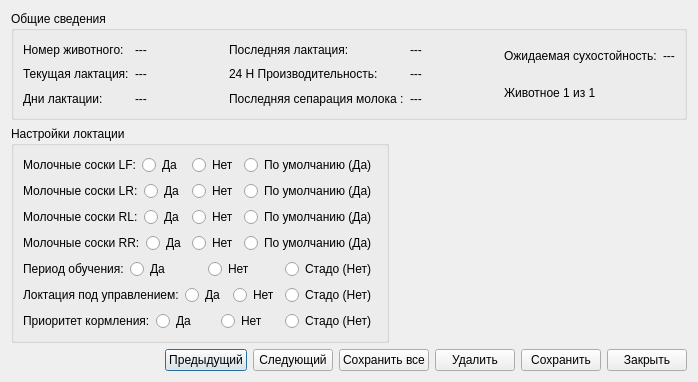
<?xml version="1.0" encoding="UTF-8"?>
<ui version="4.0">
 <class>Dialog_form_dataentry_dataentry___milk_settings_add</class>
 <widget class="QDialog" name="Dialog_form_dataentry_dataentry___milk_settings_add">
  <property name="geometry">
   <rect>
    <x>0</x>
    <y>0</y>
    <width>698</width>
    <height>382</height>
   </rect>
  </property>
  <property name="windowTitle">
   <string>Dialog</string>
  </property>
  <layout class="QVBoxLayout" name="verticalLayout_2">
   <item>
    <widget class="QGroupBox" name="groupBox_3">
     <property name="title">
      <string>Общие сведения</string>
     </property>
     <layout class="QHBoxLayout" name="horizontalLayout_3">
      <item>
       <layout class="QVBoxLayout" name="verticalLayout_3">
        <item>
         <widget class="QLabel" name="label_2">
          <property name="text">
           <string>Номер животного:</string>
          </property>
         </widget>
        </item>
        <item>
         <widget class="QLabel" name="label_3">
          <property name="text">
           <string>Текущая лактация:</string>
          </property>
         </widget>
        </item>
        <item>
         <widget class="QLabel" name="label_4">
          <property name="text">
           <string>Дни лактации:</string>
          </property>
         </widget>
        </item>
       </layout>
      </item>
      <item>
       <layout class="QVBoxLayout" name="verticalLayout_4">
        <item>
         <widget class="QLabel" name="label_number">
          <property name="text">
           <string>---</string>
          </property>
         </widget>
        </item>
        <item>
         <widget class="QLabel" name="label_current_lactation">
          <property name="text">
           <string>---</string>
          </property>
         </widget>
        </item>
        <item>
         <widget class="QLabel" name="label_days_suhostoinost">
          <property name="text">
           <string>---</string>
          </property>
         </widget>
        </item>
       </layout>
      </item>
      <item>
       <layout class="QVBoxLayout" name="verticalLayout_5">
        <item>
         <widget class="QLabel" name="label_5">
          <property name="text">
           <string>Последняя лактация:</string>
          </property>
         </widget>
        </item>
        <item>
         <widget class="QLabel" name="label_6">
          <property name="text">
           <string>24 H Производительность:</string>
          </property>
         </widget>
        </item>
        <item>
         <widget class="QLabel" name="label_7">
          <property name="text">
           <string>Последняя сепарация молока :</string>
          </property>
         </widget>
        </item>
       </layout>
      </item>
      <item>
       <layout class="QVBoxLayout" name="verticalLayout_6">
        <item>
         <widget class="QLabel" name="label_last_lactation">
          <property name="text">
           <string>---</string>
          </property>
         </widget>
        </item>
        <item>
         <widget class="QLabel" name="label_24_H_product">
          <property name="text">
           <string>---</string>
          </property>
         </widget>
        </item>
        <item>
         <widget class="QLabel" name="label_expected_calving">
          <property name="text">
           <string>---</string>
          </property>
         </widget>
        </item>
       </layout>
      </item>
      <item>
       <layout class="QVBoxLayout" name="verticalLayout_7">
        <item>
         <layout class="QHBoxLayout" name="horizontalLayout_2">
          <item>
           <widget class="QLabel" name="label_8">
            <property name="text">
             <string>Ожидаемая сухостойность:</string>
            </property>
           </widget>
          </item>
          <item>
           <widget class="QLabel" name="label_expected_calving_2">
            <property name="text">
             <string>---</string>
            </property>
           </widget>
          </item>
         </layout>
        </item>
        <item>
         <widget class="QLabel" name="label_9">
          <property name="text">
           <string>Животное 1 из 1</string>
          </property>
         </widget>
        </item>
       </layout>
      </item>
     </layout>
    </widget>
   </item>
   <item>
    <layout class="QHBoxLayout" name="horizontalLayout_11">
     <item>
      <widget class="QGroupBox" name="groupBox">
       <property name="title">
        <string>Настройки локтации</string>
       </property>
       <layout class="QVBoxLayout" name="verticalLayout">
        <item>
         <layout class="QHBoxLayout" name="horizontalLayout">
          <item>
           <widget class="QLabel" name="label">
            <property name="text">
             <string>Молочные соски LF:</string>
            </property>
           </widget>
          </item>
          <item>
           <widget class="QRadioButton" name="radioButton">
            <property name="text">
             <string>Да</string>
            </property>
           </widget>
          </item>
          <item>
           <widget class="QRadioButton" name="radioButton_2">
            <property name="text">
             <string>Нет</string>
            </property>
           </widget>
          </item>
          <item>
           <widget class="QRadioButton" name="radioButton_3">
            <property name="text">
             <string>По умолчанию (Да)</string>
            </property>
           </widget>
          </item>
         </layout>
        </item>
        <item>
         <layout class="QHBoxLayout" name="horizontalLayout_4">
          <item>
           <widget class="QLabel" name="label_10">
            <property name="text">
             <string>Молочные соски LR:</string>
            </property>
           </widget>
          </item>
          <item>
           <widget class="QRadioButton" name="radioButton_4">
            <property name="text">
             <string>Да</string>
            </property>
           </widget>
          </item>
          <item>
           <widget class="QRadioButton" name="radioButton_5">
            <property name="text">
             <string>Нет</string>
            </property>
           </widget>
          </item>
          <item>
           <widget class="QRadioButton" name="radioButton_6">
            <property name="text">
             <string>По умолчанию (Да)</string>
            </property>
           </widget>
          </item>
         </layout>
        </item>
        <item>
         <layout class="QHBoxLayout" name="horizontalLayout_6">
          <item>
           <widget class="QLabel" name="label_11">
            <property name="text">
             <string>Молочные соски RL:</string>
            </property>
           </widget>
          </item>
          <item>
           <widget class="QRadioButton" name="radioButton_7">
            <property name="text">
             <string>Да</string>
            </property>
           </widget>
          </item>
          <item>
           <widget class="QRadioButton" name="radioButton_8">
            <property name="text">
             <string>Нет</string>
            </property>
           </widget>
          </item>
          <item>
           <widget class="QRadioButton" name="radioButton_9">
            <property name="text">
             <string>По умолчанию (Да)</string>
            </property>
           </widget>
          </item>
         </layout>
        </item>
        <item>
         <layout class="QHBoxLayout" name="horizontalLayout_7">
          <item>
           <widget class="QLabel" name="label_12">
            <property name="text">
             <string>Молочные соски RR:</string>
            </property>
           </widget>
          </item>
          <item>
           <widget class="QRadioButton" name="radioButton_10">
            <property name="text">
             <string>Да</string>
            </property>
           </widget>
          </item>
          <item>
           <widget class="QRadioButton" name="radioButton_11">
            <property name="text">
             <string>Нет</string>
            </property>
           </widget>
          </item>
          <item>
           <widget class="QRadioButton" name="radioButton_12">
            <property name="text">
             <string>По умолчанию (Да)</string>
            </property>
           </widget>
          </item>
         </layout>
        </item>
        <item>
         <layout class="QHBoxLayout" name="horizontalLayout_8">
          <item>
           <widget class="QLabel" name="label_13">
            <property name="text">
             <string>Период обучения:</string>
            </property>
           </widget>
          </item>
          <item>
           <widget class="QRadioButton" name="radioButton_13">
            <property name="text">
             <string>Да</string>
            </property>
           </widget>
          </item>
          <item>
           <widget class="QRadioButton" name="radioButton_14">
            <property name="text">
             <string>Нет</string>
            </property>
           </widget>
          </item>
          <item>
           <widget class="QRadioButton" name="radioButton_15">
            <property name="text">
             <string>Стадо (Нет)</string>
            </property>
           </widget>
          </item>
         </layout>
        </item>
        <item>
         <layout class="QHBoxLayout" name="horizontalLayout_9">
          <item>
           <widget class="QLabel" name="label_14">
            <property name="text">
             <string>Локтация под управлением:</string>
            </property>
           </widget>
          </item>
          <item>
           <widget class="QRadioButton" name="radioButton_16">
            <property name="text">
             <string>Да</string>
            </property>
           </widget>
          </item>
          <item>
           <widget class="QRadioButton" name="radioButton_17">
            <property name="text">
             <string>Нет</string>
            </property>
           </widget>
          </item>
          <item>
           <widget class="QRadioButton" name="radioButton_18">
            <property name="text">
             <string>Стадо (Нет)</string>
            </property>
           </widget>
          </item>
         </layout>
        </item>
        <item>
         <layout class="QHBoxLayout" name="horizontalLayout_10">
          <item>
           <widget class="QLabel" name="label_15">
            <property name="text">
             <string>Приоритет кормления:</string>
            </property>
           </widget>
          </item>
          <item>
           <widget class="QRadioButton" name="radioButton_19">
            <property name="text">
             <string>Да</string>
            </property>
           </widget>
          </item>
          <item>
           <widget class="QRadioButton" name="radioButton_20">
            <property name="text">
             <string>Нет</string>
            </property>
           </widget>
          </item>
          <item>
           <widget class="QRadioButton" name="radioButton_21">
            <property name="text">
             <string>Стадо (Нет)</string>
            </property>
           </widget>
          </item>
         </layout>
        </item>
       </layout>
      </widget>
     </item>
     <item>
      <spacer name="horizontalSpacer_2">
       <property name="orientation">
        <enum>Qt::Horizontal</enum>
       </property>
       <property name="sizeHint" stdset="0">
        <size>
         <width>40</width>
         <height>20</height>
        </size>
       </property>
      </spacer>
     </item>
    </layout>
   </item>
   <item>
    <layout class="QHBoxLayout" name="horizontalLayout_5">
     <item>
      <spacer name="horizontalSpacer">
       <property name="orientation">
        <enum>Qt::Horizontal</enum>
       </property>
       <property name="sizeHint" stdset="0">
        <size>
         <width>40</width>
         <height>20</height>
        </size>
       </property>
      </spacer>
     </item>
     <item>
      <widget class="QPushButton" name="pushButton">
       <property name="text">
        <string>Предыдущий</string>
       </property>
      </widget>
     </item>
     <item>
      <widget class="QPushButton" name="pushButton_2">
       <property name="text">
        <string>Следующий</string>
       </property>
      </widget>
     </item>
     <item>
      <widget class="QPushButton" name="pushButton_6">
       <property name="text">
        <string>Сохранить все</string>
       </property>
      </widget>
     </item>
     <item>
      <widget class="QPushButton" name="pushButton_3">
       <property name="text">
        <string>Удалить</string>
       </property>
      </widget>
     </item>
     <item>
      <widget class="QPushButton" name="pushButton_save">
       <property name="text">
        <string>Сохранить</string>
       </property>
      </widget>
     </item>
     <item>
      <widget class="QPushButton" name="pushButton_close">
       <property name="text">
        <string>Закрыть</string>
       </property>
      </widget>
     </item>
    </layout>
   </item>
  </layout>
 </widget>
 <resources/>
 <connections/>
</ui>
